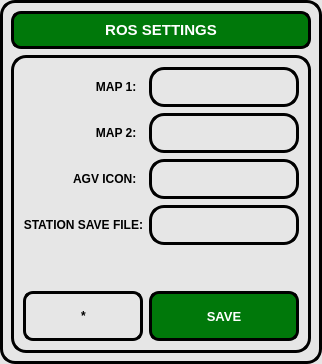
            <widget class="QWidget" name="widgetPortAyarlari" native="true">
             <property name="sizePolicy">
              <sizepolicy hsizetype="Expanding" vsizetype="Expanding">
               <horstretch>0</horstretch>
               <verstretch>0</verstretch>
              </sizepolicy>
             </property>
             <property name="minimumSize">
              <size>
               <width>0</width>
               <height>200</height>
              </size>
             </property>
             <property name="maximumSize">
              <size>
               <width>500</width>
               <height>16777215</height>
              </size>
             </property>
             <property name="styleSheet">
              <string notr="true">border: 3px solid  rgb(0, 0, 0);
border-radius:15px;
background-color: rgb(230, 230, 230);
</string>
             </property>
             <layout class="QVBoxLayout" name="verticalLayout_11">
              <item>
               <widget class="QLabel" name="label_21">
                <property name="minimumSize">
                 <size>
                  <width>0</width>
                  <height>38</height>
                 </size>
                </property>
                <property name="maximumSize">
                 <size>
                  <width>16777215</width>
                  <height>38</height>
                 </size>
                </property>
                <property name="font">
                 <font>
                  <pointsize>11</pointsize>
                  <weight>75</weight>
                  <bold>true</bold>
                 </font>
                </property>
                <property name="styleSheet">
                 <string notr="true">QLabel{
background-color: rgb(0, 120, 10);
	color: rgb(255, 255, 255);
	border: 3px solid;
	border-radius: 10px ;
}</string>
                </property>
                <property name="text">
                 <string>ROS SETTINGS</string>
                </property>
                <property name="alignment">
                 <set>Qt::AlignCenter</set>
                </property>
               </widget>
              </item>
              <item>
               <widget class="QFrame" name="framePortAyarlari">
                <property name="minimumSize">
                 <size>
                  <width>0</width>
                  <height>200</height>
                 </size>
                </property>
                <property name="maximumSize">
                 <size>
                  <width>16777215</width>
                  <height>16777215</height>
                 </size>
                </property>
                <property name="frameShape">
                 <enum>QFrame::StyledPanel</enum>
                </property>
                <property name="frameShadow">
                 <enum>QFrame::Raised</enum>
                </property>
                <layout class="QGridLayout" name="gridLayout_15">
                 <item row="8" column="1" colspan="2">
                  <layout class="QHBoxLayout" name="horizontalLayout_7">
                   <item>
                    <widget class="QLabel" name="labelRosAyarlariLog">
                     <property name="minimumSize">
                      <size>
                       <width>0</width>
                       <height>50</height>
                      </size>
                     </property>
                     <property name="maximumSize">
                      <size>
                       <width>16777215</width>
                       <height>50</height>
                      </size>
                     </property>
                     <property name="font">
                      <font>
                       <pointsize>9</pointsize>
                       <weight>75</weight>
                       <italic>true</italic>
                       <bold>true</bold>
                      </font>
                     </property>
                     <property name="styleSheet">
                      <string notr="true">	color: rgb(0, 0, 0);
	border: 3px solid;
	border-radius: 10px;</string>
                     </property>
                     <property name="text">
                      <string>*</string>
                     </property>
                     <property name="alignment">
                      <set>Qt::AlignCenter</set>
                     </property>
                    </widget>
                   </item>
                   <item>
                    <widget class="QPushButton" name="pushButtonRosAyarlariKaydet">
                     <property name="minimumSize">
                      <size>
                       <width>150</width>
                       <height>50</height>
                      </size>
                     </property>
                     <property name="maximumSize">
                      <size>
                       <width>150</width>
                       <height>50</height>
                      </size>
                     </property>
                     <property name="font">
                      <font>
                       <pointsize>10</pointsize>
                       <weight>75</weight>
                       <bold>true</bold>
                      </font>
                     </property>
                     <property name="styleSheet">
                      <string notr="true">QPushButton{
	qproperty-icon: url(:/images/icons/refresh_icon.png);
    background-color: rgb(0, 120, 10);

	color: rgb(255, 255, 255);
	border: 3px solid;
	border-color: rgb(0, 0, 0);
	border-radius: 10px;
}
QPushButton::hover
{
	background-color: rgb(0, 255, 0);
	border-color: rgb(255, 0, 0);

}</string>
                     </property>
                     <property name="text">
                      <string>SAVE</string>
                     </property>
                    </widget>
                   </item>
                  </layout>
                 </item>
                 <item row="7" column="2">
                  <spacer name="verticalSpacer_12">
                   <property name="orientation">
                    <enum>Qt::Vertical</enum>
                   </property>
                   <property name="sizeHint" stdset="0">
                    <size>
                     <width>20</width>
                     <height>40</height>
                    </size>
                   </property>
                  </spacer>
                 </item>
                 <item row="0" column="1">
                  <widget class="QLabel" name="label_27">
                   <property name="minimumSize">
                    <size>
                     <width>0</width>
                     <height>40</height>
                    </size>
                   </property>
                   <property name="maximumSize">
                    <size>
                     <width>200</width>
                     <height>40</height>
                    </size>
                   </property>
                   <property name="font">
                    <font>
                     <pointsize>9</pointsize>
                     <weight>75</weight>
                     <bold>true</bold>
                    </font>
                   </property>
                   <property name="styleSheet">
                    <string notr="true">border:none;</string>
                   </property>
                   <property name="text">
                    <string>MAP 1:  </string>
                   </property>
                   <property name="alignment">
                    <set>Qt::AlignRight|Qt::AlignTrailing|Qt::AlignVCenter</set>
                   </property>
                  </widget>
                 </item>
                 <item row="0" column="2">
                  <widget class="QLineEdit" name="lineEditAyarlarHarita1">
                   <property name="minimumSize">
                    <size>
                     <width>150</width>
                     <height>40</height>
                    </size>
                   </property>
                   <property name="maximumSize">
                    <size>
                     <width>16777215</width>
                     <height>40</height>
                    </size>
                   </property>
                   <property name="font">
                    <font>
                     <pointsize>10</pointsize>
                     <weight>75</weight>
                     <bold>true</bold>
                    </font>
                   </property>
                   <property name="text">
                    <string/>
                   </property>
                   <property name="alignment">
                    <set>Qt::AlignCenter</set>
                   </property>
                  </widget>
                 </item>
                 <item row="2" column="2">
                  <widget class="QLineEdit" name="lineEditAyarlarHarita2">
                   <property name="minimumSize">
                    <size>
                     <width>150</width>
                     <height>40</height>
                    </size>
                   </property>
                   <property name="maximumSize">
                    <size>
                     <width>16777215</width>
                     <height>40</height>
                    </size>
                   </property>
                   <property name="font">
                    <font>
                     <pointsize>10</pointsize>
                     <weight>75</weight>
                     <bold>true</bold>
                    </font>
                   </property>
                   <property name="alignment">
                    <set>Qt::AlignCenter</set>
                   </property>
                  </widget>
                 </item>
                 <item row="2" column="1">
                  <widget class="QLabel" name="label_28">
                   <property name="minimumSize">
                    <size>
                     <width>0</width>
                     <height>40</height>
                    </size>
                   </property>
                   <property name="maximumSize">
                    <size>
                     <width>16777215</width>
                     <height>40</height>
                    </size>
                   </property>
                   <property name="font">
                    <font>
                     <pointsize>9</pointsize>
                     <weight>75</weight>
                     <bold>true</bold>
                    </font>
                   </property>
                   <property name="styleSheet">
                    <string notr="true">border:none;</string>
                   </property>
                   <property name="text">
                    <string>MAP 2:  </string>
                   </property>
                   <property name="alignment">
                    <set>Qt::AlignRight|Qt::AlignTrailing|Qt::AlignVCenter</set>
                   </property>
                  </widget>
                 </item>
                 <item row="5" column="2">
                  <widget class="QLineEdit" name="lineEditAyarlarDurakKayitDosyasi">
                   <property name="minimumSize">
                    <size>
                     <width>150</width>
                     <height>40</height>
                    </size>
                   </property>
                   <property name="maximumSize">
                    <size>
                     <width>16777215</width>
                     <height>40</height>
                    </size>
                   </property>
                   <property name="font">
                    <font>
                     <pointsize>10</pointsize>
                     <weight>75</weight>
                     <bold>true</bold>
                    </font>
                   </property>
                   <property name="text">
                    <string/>
                   </property>
                   <property name="alignment">
                    <set>Qt::AlignCenter</set>
                   </property>
                  </widget>
                 </item>
                 <item row="4" column="2">
                  <widget class="QLineEdit" name="lineEditAyarlarAGVicon">
                   <property name="minimumSize">
                    <size>
                     <width>150</width>
                     <height>40</height>
                    </size>
                   </property>
                   <property name="maximumSize">
                    <size>
                     <width>16777215</width>
                     <height>40</height>
                    </size>
                   </property>
                   <property name="font">
                    <font>
                     <pointsize>10</pointsize>
                     <weight>75</weight>
                     <bold>true</bold>
                    </font>
                   </property>
                   <property name="alignment">
                    <set>Qt::AlignCenter</set>
                   </property>
                  </widget>
                 </item>
                 <item row="5" column="1">
                  <widget class="QLabel" name="label_33">
                   <property name="minimumSize">
                    <size>
                     <width>0</width>
                     <height>40</height>
                    </size>
                   </property>
                   <property name="maximumSize">
                    <size>
                     <width>16777215</width>
                     <height>40</height>
                    </size>
                   </property>
                   <property name="font">
                    <font>
                     <pointsize>9</pointsize>
                     <weight>75</weight>
                     <bold>true</bold>
                    </font>
                   </property>
                   <property name="styleSheet">
                    <string notr="true">border:none;</string>
                   </property>
                   <property name="text">
                    <string>STATION SAVE FILE:</string>
                   </property>
                   <property name="alignment">
                    <set>Qt::AlignRight|Qt::AlignTrailing|Qt::AlignVCenter</set>
                   </property>
                  </widget>
                 </item>
                 <item row="4" column="1">
                  <widget class="QLabel" name="label_34">
                   <property name="minimumSize">
                    <size>
                     <width>0</width>
                     <height>40</height>
                    </size>
                   </property>
                   <property name="maximumSize">
                    <size>
                     <width>200</width>
                     <height>40</height>
                    </size>
                   </property>
                   <property name="font">
                    <font>
                     <pointsize>9</pointsize>
                     <weight>75</weight>
                     <bold>true</bold>
                    </font>
                   </property>
                   <property name="styleSheet">
                    <string notr="true">border:none;</string>
                   </property>
                   <property name="text">
                    <string>AGV ICON:  </string>
                   </property>
                   <property name="alignment">
                    <set>Qt::AlignRight|Qt::AlignTrailing|Qt::AlignVCenter</set>
                   </property>
                  </widget>
                 </item>
                </layout>
               </widget>
              </item>
             </layout>
            </widget>
